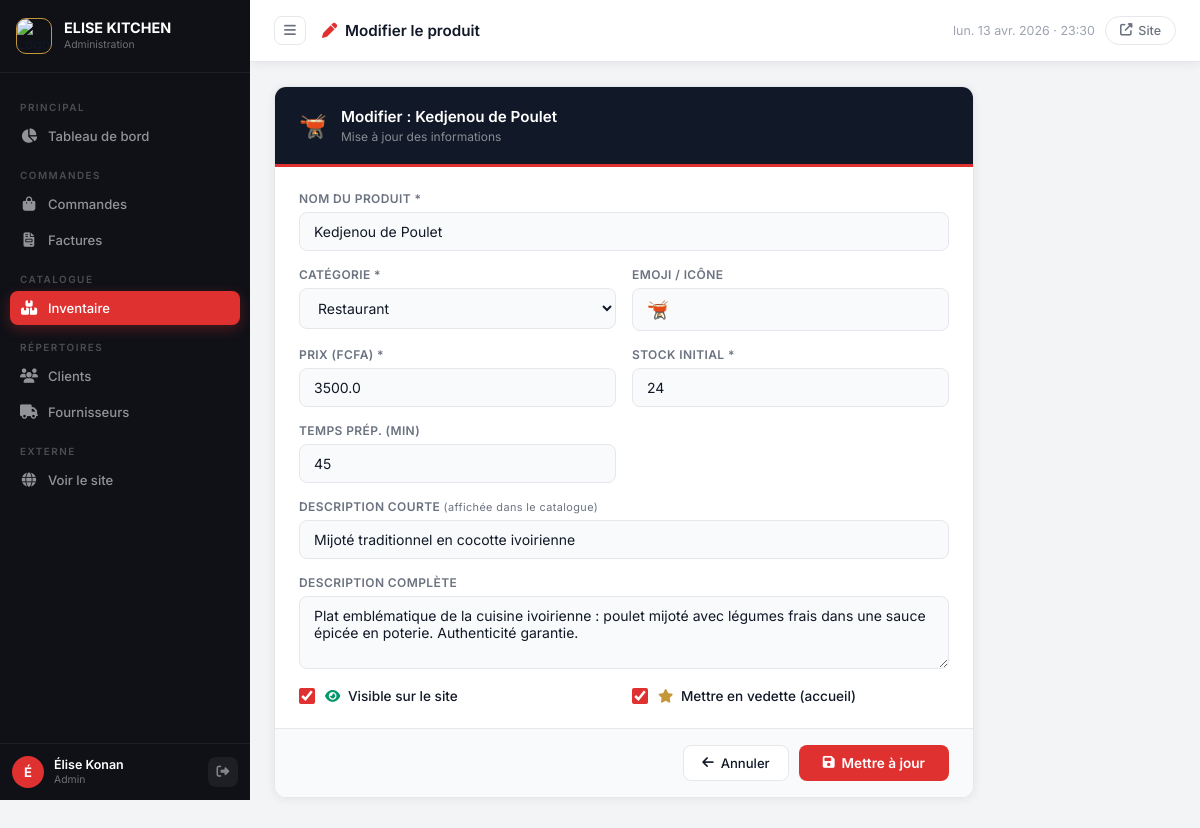
The page /admin/produit/2/modifier (signed in) on the database its author committed.
### tables this page shows
CREATE TABLE produits (
    id                INTEGER PRIMARY KEY AUTOINCREMENT,
    nom               TEXT NOT NULL,
    categorie         TEXT NOT NULL DEFAULT 'Restaurant',
    prix              REAL NOT NULL DEFAULT 0,
    quantite          INTEGER NOT NULL DEFAULT 0,
    description       TEXT,
    description_courte TEXT,
    emoji             TEXT DEFAULT '🍽️',
    disponible        INTEGER DEFAULT 1,
    en_vedette        INTEGER DEFAULT 0,
    temps_prep        INTEGER DEFAULT 20,
    created_at        TEXT DEFAULT (datetime('now','localtime'))
);

### app.py (the view, shortened to what this page needs)
@app.route('/admin/produit/<int:id>/modifier', methods=['GET', 'POST'])
@login_required
def admin_modifier_produit(id):
    produit = qry("SELECT * FROM produits WHERE id=?", (id,), one=True)
    if not produit:
        flash("Produit introuvable.", "danger"); return redirect(url_for('admin_inventaire'))
    return render_template('admin/produit_form.html', produit=produit)

### app.py (called while the page is built)
def get_db():
    if 'db' not in g:
        g.db = sqlite3.connect(
            app.config['DATABASE'],
            detect_types=sqlite3.PARSE_DECLTYPES
        )
        g.db.row_factory = sqlite3.Row
        g.db.execute("PRAGMA journal_mode=WAL")
        g.db.execute("PRAGMA foreign_keys=ON")
    return g.db

def qry(sql, args=(), one=False):
    cur = get_db().execute(sql, args)
    rows = [dict(r) for r in cur.fetchall()]
    return rows[0] if one and rows else (None if one else rows)

def login_required(f):
    @wraps(f)
    def deco(*a, **kw):
        if 'admin_id' not in session:
            flash("Veuillez vous connecter.", "warning")
            return redirect(url_for('admin_login'))
        return f(*a, **kw)
    return deco

@app.context_processor
def inject_globals():
    ctx = {'nouvelles_commandes': 0, 'annee': datetime.now().year}
    if 'admin_id' in session:
        try:
            row = qry("SELECT COUNT(*) as n FROM commandes WHERE statut='nouvelle'", one=True)
            ctx['nouvelles_commandes'] = row['n'] if row else 0
        except Exception:
            pass
    return ctx

### templates/admin/produit_form.html (shortened to what this page needs)
{% extends "admin/base.html" %}
{% block page_title %}<i class="fas fa-{% if produit %}pen{% else %}plus{% endif %}" style="color:#E03131;margin-right:8px;"></i>{{ 'Modifier le produit' if produit else 'Nouveau produit' }}{% endblock %}
{% block content %}
<div class="admin-form-container">
    <div class="admin-form-card">
        <div class="admin-form-header">
            <div class="admin-form-header-icon">{{ produit.emoji if produit else '🍽️' }}</div>
            <div>
                <h3>{{ 'Modifier : ' + produit.nom if produit else 'Ajouter un produit au catalogue' }}</h3>
                <p>{{ 'Mise à jour des informations' if produit else 'Nouveau plat, boisson ou épicerie' }}</p>
            </div>
        </div>
        <form method="POST" id="produitForm" class="admin-form-body">
            <div style="display:grid;grid-template-columns:1fr 1fr;gap:16px;">
                <div style="grid-column:1/-1;">
                    <label class="field-label">Nom du produit *</label>
                    <input type="text" name="nom" class="field-ctrl" placeholder="Ex: Poulet Braisé Signature" required value="{{ produit.nom if produit else '' }}">
                </div>
                <div>
                    <label class="field-label">Catégorie *</label>
                    <select name="categorie" class="field-ctrl">
                        {% for cat in ['Restaurant','Boissons','Épicerie','Autres'] %}
                        <option value="{{ cat }}" {% if produit and produit.categorie == cat %}selected{% endif %}>{{ cat }}</option>
                        {% endfor %}
                    </select>
                </div>
                <div>
                    <label class="field-label">Emoji / Icône</label>
                    <input type="text" name="emoji" class="field-ctrl" placeholder="🍗" maxlength="4" value="{{ produit.emoji if produit else '🍽️' }}" style="font-size:1.1rem;">
                </div>
                <div>
                    <label class="field-label">Prix (FCFA) *</label>
                    <input type="number" name="prix" class="field-ctrl" placeholder="0" min="0" step="50" required value="{{ produit.prix if produit else '' }}">
                </div>
                <div>
                    <label class="field-label">Stock initial *</label>
                    <input type="number" name="quantite" class="field-ctrl" placeholder="0" min="0" required value="{{ produit.quantite if produit else '' }}">
                </div>
                <div>
                    <label class="field-label">Temps prép. (min)</label>
                    <input type="number" name="temps_prep" class="field-ctrl" placeholder="20" min="1" value="{{ produit.temps_prep if produit else 20 }}">
                </div>
                <div style="grid-column:1/-1;">
                    <label class="field-label">Description courte <span style="font-weight:400;text-transform:none;font-size:.68rem;">(affichée dans le catalogue)</span></label>
                    <input type="text" name="description_courte" class="field-ctrl" placeholder="Ex: Poulet braisé aux épices maison" maxlength="200" value="{{ produit.description_courte if produit else '' }}">
                </div>
                <div style="grid-column:1/-1;">
                    <label class="field-label">Description complète</label>
                    <textarea name="description" class="field-ctrl" rows="3" placeholder="Description détaillée, ingrédients, conseils…">{{ produit.description if produit else '' }}</textarea>
                </div>
                <div>
                    <div class="field-check">
                        <input type="checkbox" name="disponible" id="disponible" {% if not produit or produit.disponible %}checked{% endif %}>
                        <label for="disponible"><i class="fas fa-eye" style="color:#059669;margin-right:4px;"></i> Visible sur le site</label>
                    </div>
                </div>
                <div>
                    <div class="field-check">
                        <input type="checkbox" name="en_vedette" id="en_vedette" {% if produit and produit.en_vedette %}checked{% endif %}>
                        <label for="en_vedette"><i class="fas fa-star" style="color:#C4973A;margin-right:4px;"></i> Mettre en vedette (accueil)</label>
                    </div>
                </div>
            </div>
        </form>
        <div class="admin-form-footer">
            <a href="{{ url_for('admin_inventaire') }}" class="btn-secondary"><i class="fas fa-arrow-left"></i> Annuler</a>
            <button type="submit" form="produitForm" class="btn-save">
                <i class="fas fa-{% if produit %}save{% else %}plus{% endif %}"></i>
                {{ 'Mettre à jour' if produit else 'Ajouter au catalogue' }}
            </button>
        </div>
    </div>
</div>
{% endblock %}

### static/css/admin.css (style rules this page uses)
:root { --sidebar-bg: #0F1117; --sidebar-w: 250px; --topbar-h: 62px; --red: #E03131; --red-dk: #B91C1C; --red-lt: #FFF0F0; --gold: #C4973A; --content-bg: #F3F4F6; --white: #FFFFFF; --dark: #111827; --gray-50: #F9FAFB; --gray-100: #F3F4F6; --gray-200: #E5E7EB; --gray-400: #9CA3AF; --gray-600: #6B7280; --gray-700: #374151; --gray-800: #1F2937; --green: #059669; --blue: #2563EB; --orange: #D97706; --purple: #7C3AED; --radius: 12px; --radius-sm: 8px; --shadow: 0 1px 10px rgba(0,0,0,0.07); --shadow-md: 0 4px 20px rgba(0,0,0,0.1); }
*, *::before, *::after { box-sizing: border-box; margin: 0; padding: 0; }
body { font-family: 'Inter', sans-serif; background: var(--content-bg); color: var(--dark); min-height: 100vh; font-size: 0.875rem; -webkit-font-smoothing: antialiased; }
a { text-decoration: none; color: inherit; }
.btn-secondary { display: inline-flex; align-items: center; gap: 7px; padding: 9px 18px; background: var(--white); color: var(--dark); border: 1px solid var(--gray-200); border-radius: var(--radius-sm); font-size: 0.82rem; font-weight: 500; cursor: pointer; transition: all 0.2s; text-decoration: none; }
.admin-form-container { max-width: 700px; }
.admin-form-card { background: var(--white); border-radius: var(--radius); box-shadow: var(--shadow); border: 1px solid var(--gray-200); overflow: hidden; }
.admin-form-header { background: var(--dark); padding: 20px 24px; display: flex; align-items: center; gap: 14px; border-bottom: 3px solid var(--red); }
.admin-form-header-icon { font-size: 1.4rem; }
.admin-form-header h3 { color: white; font-size: 0.95rem; font-weight: 600; margin: 0; }
.admin-form-header p { color: rgba(255,255,255,0.5); font-size: 0.75rem; margin: 3px 0 0; }
.admin-form-body { padding: 24px; }
.field-label { display: block; font-size: 0.75rem; font-weight: 600; color: var(--gray-600); text-transform: uppercase; letter-spacing: 0.4px; margin-bottom: 6px; }
.field-ctrl { width: 100%; padding: 10px 14px; border: 1px solid var(--gray-200); border-radius: var(--radius-sm); font-size: 0.875rem; font-family: 'Inter', sans-serif; background: var(--gray-50); color: var(--dark); transition: all 0.2s; }
.field-check { display: flex; align-items: center; gap: 10px; }
.field-check input[type=checkbox] { width: 16px; height: 16px; accent-color: var(--red); }
.field-check label { font-size: 0.85rem; color: var(--dark); font-weight: 500; }
.admin-form-footer { display: flex; gap: 10px; justify-content: flex-end; padding: 16px 24px; border-top: 1px solid var(--gray-200); background: var(--gray-50); }
.btn-save { display: inline-flex; align-items: center; gap: 7px; padding: 10px 24px; background: var(--red); color: white; border: none; border-radius: var(--radius-sm); font-weight: 600; font-size: 0.85rem; cursor: pointer; transition: all 0.2s; font-family: 'Inter', sans-serif; }

### rows shown on the page
produits: emoji "🫕", nom "Modifier : Kedjenou de Poulet", nom "Kedjenou de Poulet", categorie "Restaurant", prix "3500.0", quantite "24", temps_prep "45", description_courte "Mijoté traditionnel en cocotte ivoirienne", description "Plat emblématique de la cuisine ivoirienne : poulet mijoté avec légumes frais dans une sauce épicée en poterie. Authenticité garantie.", disponible "☑", en_vedette "☑"

### other values the page prints
{{ session.get('admin_nom', 'A')[0].upper() }} "É"
{{ session.get('admin_nom', 'Admin') }} "Élise Konan"
{{ session.get('admin_role', '') }} "Admin"
{{ 'Modifier le produit' if produit else 'Nouveau produit' }} "Modifier le produit"
{{ 'Mettre à jour' if produit else 'Ajouter au catalogue' }} "Mettre à jour"
